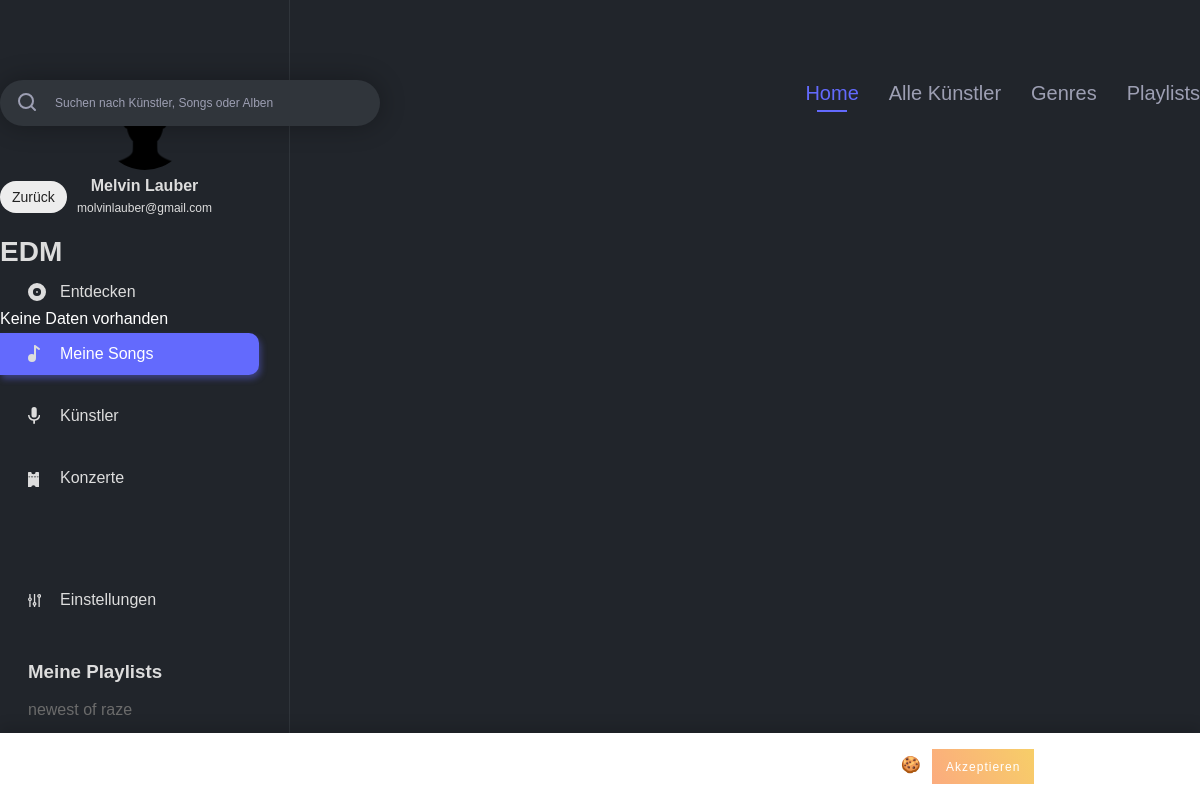
The page /genre_detail.php?genre_id=1 (signed in) on the database its author committed.
### tables this page shows
CREATE TABLE IF NOT EXISTS `users` (
  `id` int(11) NOT NULL AUTO_INCREMENT,
  `username` varchar(255) NOT NULL,
  `email` varchar(255) NOT NULL,
  `firstname` varchar(255) NOT NULL,
  `lastname` varchar(255) NOT NULL,
  `password_hash` varchar(255) NOT NULL,
  `password_token` varchar(255) NOT NULL,
  `is_artist` int(1) NOT NULL,
  `has_darkmode` tinyint(1) NOT NULL,
  PRIMARY KEY (`id`),
  UNIQUE KEY `username` (`username`),
  UNIQUE KEY `email` (`email`)
);

CREATE TABLE IF NOT EXISTS `playlist` (
  `playlist_id` int(11) NOT NULL AUTO_INCREMENT,
  `playlist_name` varchar(255) NOT NULL,
  `user_id` int(11) NOT NULL,
  `playlist_description` text NOT NULL,
  PRIMARY KEY (`playlist_id`),
  KEY `playlist_fk0` (`user_id`)
);

### includes/start.php (called while the page is built, shortened)
<?php
include 'config.php';
include 'db.php';
if (isset($_SESSION['user']['id']) && !empty($_SESSION['user']['id'])) {
	$statement = $pdo->prepare("SELECT * FROM `users` WHERE `id` = :id");
	$result = $statement->execute(array('id' => $_SESSION['user']['id']));
}
if (isset($_SESSION['user']['has_darkmode']) && $_SESSION['user']['has_darkmode'] == 1) {
	$body_class = 'dark';
}
else {
	$body_class = '';
}
?>

### config.php (called while the page is built)
<?php
$config = array(
	'admin' => TRUE,
	'testing' => FALSE,
	'home' => TRUE,
	'school' => FALSE,
	'limit_upload_songs' => 20
);
$config['genres'] = array(
	1 => 'EDM',
	2 => 'Future Bass',
	3 => 'Dubstep',
	4 => 'Pop',
	5 => 'Metal',
	6 => 'Death Metal',
	7 => 'Rock',
	8 => 'Chill'
);

### genre_detail.php (the view, shortened to what this page needs)
<?php
include 'includes/start.php';
if (isset($_GET['genre_id']) && $_GET['genre_id'] != 0) {
	$genre_id = $_GET['genre_id'];
}
?>
<!DOCTYPE html>
<html lang="de">
	<head>
		<?php include 'includes/meta_data.php'; ?>
	</head>
	<body class="<?php echo $body_class; ?>">
		<?php include 'includes/navigation_left.php'; ?>
		<?php include 'includes/cookie_banner.php'; ?>
		<div class="main_content_wrapper">
			<div class="main_content_inner">
				<?php include 'includes/search_navi.php'; ?>
				<a class="back_link" href="javascript:history.back()"><?php echo BACK; ?></a>
				<h3 class="short_title"><?php echo $config['genres'][$genre_id]; ?></h3>
						<?php
						$no_data = TRUE;
								?>
				<?php
					if ($no_data == TRUE) {
						echo NO_DATA;
					}
				?>
			</div>
		</div>
	</body>

### includes/navigation_left.php (shortened to what this page needs)
<?php
if(isset($_SESSION['active'])) {
	$active_class = $_SESSION['active'];
}
$query = "SELECT * FROM `users` WHERE `id` = ".$_SESSION['user']['id'];
$playlist_query = "SELECT * FROM `playlist` WHERE `user_id` = ".$_SESSION['user']['id'];
?>
<div class="navigation_left">
	<div class="navigation_wrapper">
		<div class="profile">
			<h3 class="profile_name">
				<?php foreach ($pdo->query($query) as $user_data) {
					echo $user_data['firstname'].' '.$user_data['lastname'];
				} ?>
			</h3>
			<p class="profile_mail">
				<?php foreach ($pdo->query($query) as $user_data) {
					echo $user_data['email'];
				} ?>
			</p>
		</div>
		<div class="main_navigation">
			<ul>
				<li class="navigation_element <?php if($active_class === 'discover') { echo 'active'; } ?>"><a href="index.php"><img class="svg" src="img/assets/discover.svg" alt="<?php echo DISCOVER; ?>"><?php echo DISCOVER; ?></a></li>
				<li class="navigation_element <?php if($active_class === 'my_songs') { echo 'active'; } ?>"><a href="my_songs.php"><img class="svg" src="img/assets/my_songs.svg" alt="<?php echo MY_SONGS; ?>"><?php echo MY_SONGS; ?></a></li>
				<li class="navigation_element <?php if($active_class === 'artists') { echo 'active'; } ?>"><a href="artists.php"><img class="svg" src="img/assets/artists.svg" alt="<?php echo ARTISTS; ?>"><?php echo ARTISTS; ?></a></li>
				<li class="navigation_element <?php if($active_class === 'events') { echo 'active'; } ?>"><a href="events.php"><img class="svg" src="img/assets/events.svg" alt="<?php echo EVENTS; ?>"><?php echo EVENTS; ?></a></li>
				<li class="navigation_element <?php if($active_class === 'settings') { echo 'active'; } ?>"><a href="settings.php"><img class="svg" src="img/assets/settings_nav.svg" alt="<?php echo SETTINGS; ?>"><?php echo SETTINGS; ?></a></li>
			</ul>
		</div>
		<div class="playlist_wrapper">
			<h3 class="playlist_title"><?php echo MY_PLAYLISTS; ?></h3>
			<ul>
				<?php foreach ($pdo->query($playlist_query) as $playlist_data) { ?>
					<li class="playlist_element"><a href="playlist_detail.php?playlist_id=<?php echo $playlist_data['playlist_id']; ?>"><?php echo $playlist_data['playlist_name']; ?></a></li>
				<?php } ?>
			</ul>
		</div>
	</div>
</div>

### css/_config.css (style rules this page uses)
:root { --primary-color: #636AFD; --primary-color_light: #e0e1ff; --text: #222; --navigation_left: #6B6B6B; --border: #C7C7C7; --light_text: #9D9FB3; --button: #ededed; --border-bottom: #707070; --background_dark_mode: #21252B; --dark_mode_border: #30353B; --dark_mode_input: #30353B; --dark_mode_light: #DDDDDD; --standard_shadow: 0 3px 27px rgba(0,0,0,0.39); --standard_radius: 13px; --standard_transition: all 0.3s ease; --error_color: #b20000; }

### css/_basic.css (style rules this page uses)
body { font-family: 'DM Sans', sans-serif; margin: 0; padding: 0; color: var(--text); -webkit-font-smoothing: antialiased; -moz-osx-font-smoothing: grayscale; }
h3 { margin: 0; padding: 0; }
h3.short_title { font-size: 28px; line-height: 37px; font-weight: 700; color: var(--text); margin-bottom: 40px; }
ul { padding: 0; margin: 0; }
.back_link { display: inline-block; font-size: 14px; background: var(--button); color: var(--text); text-decoration: none; border-radius: 50px; padding: 8px 12px; text-align: center; box-sizing: border-box; margin-bottom: 20px; }
.main_content_wrapper { padding-top: 80px; }
.main_content_inner { max-width: 1200px; margin: 0 auto; padding-bottom: 150px; box-sizing: border-box; }
.profile { text-align: center; }

### css/_navigation.css (style rules this page uses)
.navigation_left { position: fixed; width: 290px; height: 100%; border-right: 1px solid var(--border); padding: 80px 0; box-sizing: border-box; }
.navigation_left .profile { width: 195px; margin: 0 auto; margin-bottom: 50px; }
h3.profile_name { margin-top: 5px; font-size: 16px; line-height: 21px; color: #000; font-weight: 700; }
.profile_mail { font-size: 12px; line-height: 25px; margin: 0; margin-bottom: 5px; }
.navigation_left .main_navigation ul { padding-right: 30px; box-sizing: border-box; width: 100%; }
.navigation_left .main_navigation ul li.navigation_element { position: relative; list-style-type: none; color: var(--navigation_left); margin-top: 20px; }
.navigation_left .main_navigation ul li.navigation_element:first-child { margin-top: 0; }
.navigation_left .main_navigation ul li.navigation_element:last-child { margin-top: 80px; }
.navigation_left .main_navigation ul li.navigation_element.active a, .navigation_left .main_navigation ul li.navigation_element a:hover { background: var(--primary-color); color: #fff; box-shadow: 2px 4px 6px rgba(99, 106, 253, 0.4); transition: background 0.2s ease, color 0.2s ease; }
.navigation_left .main_navigation ul li a { color: inherit; text-decoration: none; padding: 12px 20px; padding-left: 60px; border-top-right-radius: 10px; border-bottom-right-radius: 10px; box-sizing: border-box; display: inline-block; width: 100%; transition: background 0.2s ease, color 0.2s ease; }
.playlist_wrapper { margin-top: 40px; padding-right: 30px; box-sizing: border-box; width: 100%; }
.playlist_wrapper .playlist_title { padding-left: 28px; box-sizing: border-box; }
.playlist_wrapper ul li.playlist_element { list-style-type: none; color: var(--navigation_left); margin-top: 10px; }
.playlist_wrapper ul li.playlist_element a { color: inherit; text-decoration: none; padding: 8px 20px; padding-left: 28px; border-top-right-radius: 10px; border-bottom-right-radius: 10px; box-sizing: border-box; display: inline-block; width: 100%; transition: background 0.2s ease, color 0.2s ease; }

### css/_dark.css (style rules this page uses)
body.dark { color: #fff; }
body.dark { background: var(--background_dark_mode); }
body.dark .navigation_left { border-right: 1px solid var(--dark_mode_border); }
body.dark .navigation_left .main_navigation ul li a { color: var(--dark_mode_light); }
body.dark p { color: var(--dark_mode_light); }
body.dark h3 { color: var(--dark_mode_light); }

### rows shown on the page
users: firstname "Melvin", lastname "Lauber", email "molvinlauber@gmail.com"
playlist: playlist_name "newest of raze"

### other values the page prints
DISCOVER "Entdecken"
MY_SONGS "Meine Songs"
ARTISTS "Künstler"
EVENTS "Konzerte"
SETTINGS "Einstellungen"
MY_PLAYLISTS "Meine Playlists"
HOME "Home"
ALL_ARTISTS "Alle Künstler"
GENRES "Genres"
PLAYLISTS "Playlists"
BACK "Zurück"
$config['genres'][$genre_id] "EDM"
NO_DATA "Keine Daten vorhanden"
